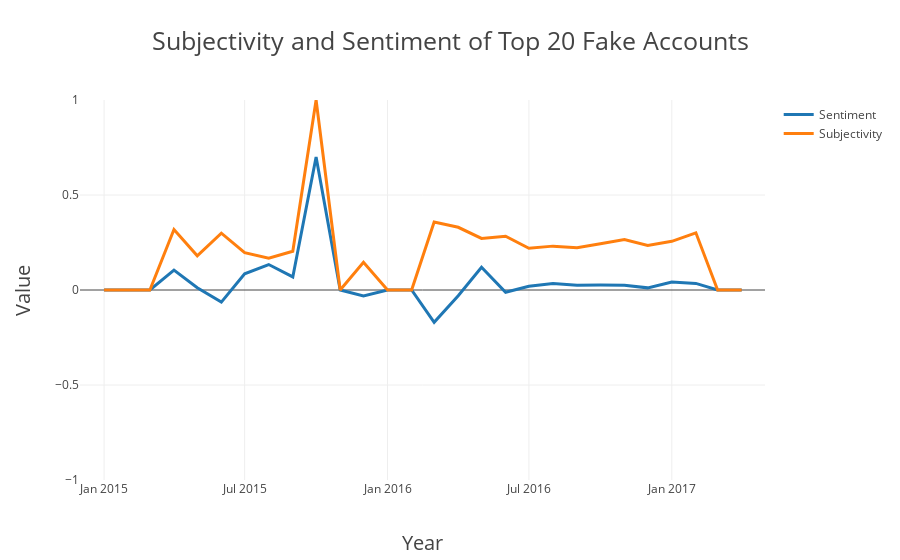

Source (notebook cell):
### Markdown cell above
## Plot 9: Combined Graphs of Subjectivity and Sentiment

### Code cell
trace0 = Scatter(
    name = "Sentiment",
    x=tweetsent.Date,
    y=tweetsent.Sentiment,
    line = dict(
        width = 3))

trace1 = Scatter(
    name = "Subjectivity",
    x=tweetsent.Date,
    y=tweetsent.Subjectivity,
    line = dict(
        width = 3))

data = Data([trace0, trace1])

layout = Layout(
    title = "Subjectivity and Sentiment of Top 20 Fake Accounts",
    yaxis=dict(
        title='Value',
        range=[-1,1],
        titlefont=dict(
            size=20,
        )
    ),
   
    xaxis = dict(
        title='Year',
        range = ['2014-12','2017-5'],
        titlefont=dict(
            size=20,
        )
    )
)
fig = Figure(data=data, layout=layout)
fig['layout'].update(titlefont=dict(size=25))
iplot(fig)

### Figure 1 — Plotly figure (JSON) as saved in the notebook; plotly's stock layout.template omitted (floating-point values rounded to 4 significant figures)
{"data": [{"line": {"width": 3}, "name": "Sentiment", "type": "scatter", "x": ["2015-01", "2015-02", "2015-03", "2015-04", "2015-05", "2015-06", "2015-07", "2015-08", "2015-09", "2015-10", "2015-11", "2015-12", "2016-01", "2016-02", "2016-03", "2016-04", "2016-05", "2016-06", "2016-07", "2016-08", "2016-09", "2016-10", "2016-11", "2016-12", "2017-01", "2017-02", "2017-03", "2017-04"], "y": [0, 0, 0, 0.105, 0.0118, -0.06389, 0.08499, 0.1341, 0.06875, 0.7, 0, -0.03148, 0, 0, -0.1698, -0.03, 0.12, -0.01164, 0.01979, 0.03422, 0.02482, 0.02572, 0.02441, 0.01125, 0.04239, 0.03466, 0, 0]}, {"line": {"width": 3}, "name": "Subjectivity", "type": "scatter", "x": ["2015-01", "2015-02", "2015-03", "2015-04", "2015-05", "2015-06", "2015-07", "2015-08", "2015-09", "2015-10", "2015-11", "2015-12", "2016-01", "2016-02", "2016-03", "2016-04", "2016-05", "2016-06", "2016-07", "2016-08", "2016-09", "2016-10", "2016-11", "2016-12", "2017-01", "2017-02", "2017-03", "2017-04"], "y": [0, 0, 0, 0.3183, 0.1798, 0.2991, 0.1964, 0.1674, 0.2042, 1, 0, 0.1463, 0, 0, 0.3583, 0.33, 0.2715, 0.2831, 0.2195, 0.2309, 0.222, 0.2432, 0.2659, 0.2342, 0.2563, 0.3011, 0, 0]}], "layout": {"title": "Subjectivity and Sentiment of Top 20 Fake Accounts", "titlefont": {"size": 25}, "xaxis": {"range": ["2014-12", "2017-5"], "title": "Year", "titlefont": {"size": 20}}, "yaxis": {"range": [-1, 1], "title": "Value", "titlefont": {"size": 20}}}}
